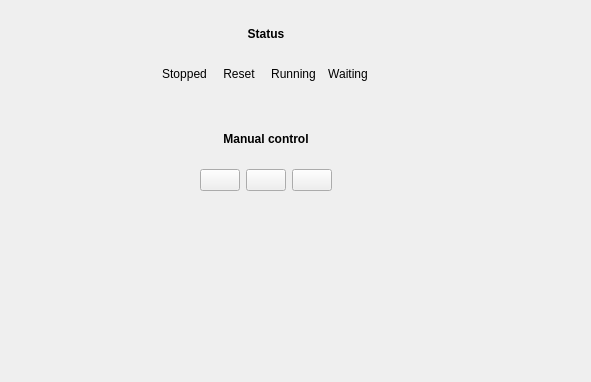
<?xml version="1.0" encoding="UTF-8"?>
<ui version="4.0">
 <class>Form</class>
 <widget class="QWidget" name="Form">
  <property name="geometry">
   <rect>
    <x>0</x>
    <y>0</y>
    <width>591</width>
    <height>382</height>
   </rect>
  </property>
  <property name="windowTitle">
   <string>Form</string>
  </property>
  <layout class="QVBoxLayout" name="verticalLayout_3">
   <item>
    <layout class="QHBoxLayout" name="horizontalLayout_2">
     <item>
      <spacer name="horizontalSpacer">
       <property name="orientation">
        <enum>Qt::Horizontal</enum>
       </property>
       <property name="sizeHint" stdset="0">
        <size>
         <width>40</width>
         <height>20</height>
        </size>
       </property>
      </spacer>
     </item>
     <item>
      <layout class="QVBoxLayout" name="verticalLayout_4">
       <item>
        <widget class="QLabel" name="label_3">
         <property name="text">
          <string>&lt;html&gt;&lt;head/&gt;&lt;body&gt;&lt;p&gt;&lt;span style=&quot; font-weight:600;&quot;&gt;Status&lt;/span&gt;&lt;/p&gt;&lt;/body&gt;&lt;/html&gt;</string>
         </property>
         <property name="alignment">
          <set>Qt::AlignCenter</set>
         </property>
        </widget>
       </item>
       <item>
        <layout class="QGridLayout" name="gridLayout">
         <item row="0" column="0">
          <widget class="QLabel" name="label">
           <property name="text">
            <string>Stopped</string>
           </property>
           <property name="alignment">
            <set>Qt::AlignCenter</set>
           </property>
          </widget>
         </item>
         <item row="0" column="1">
          <widget class="QLabel" name="label_2">
           <property name="text">
            <string>Reset</string>
           </property>
           <property name="alignment">
            <set>Qt::AlignCenter</set>
           </property>
          </widget>
         </item>
         <item row="0" column="2">
          <widget class="QLabel" name="label_4">
           <property name="text">
            <string>Running</string>
           </property>
           <property name="alignment">
            <set>Qt::AlignCenter</set>
           </property>
          </widget>
         </item>
         <item row="1" column="0">
          <widget class="QLabel" name="stopped_label">
           <property name="text">
            <string/>
           </property>
           <property name="alignment">
            <set>Qt::AlignCenter</set>
           </property>
          </widget>
         </item>
         <item row="1" column="1">
          <widget class="QLabel" name="reset_label">
           <property name="text">
            <string/>
           </property>
           <property name="alignment">
            <set>Qt::AlignCenter</set>
           </property>
          </widget>
         </item>
         <item row="1" column="2">
          <widget class="QLabel" name="running_label">
           <property name="text">
            <string/>
           </property>
           <property name="alignment">
            <set>Qt::AlignCenter</set>
           </property>
          </widget>
         </item>
         <item row="1" column="3">
          <widget class="QLabel" name="waiting_label">
           <property name="text">
            <string/>
           </property>
           <property name="alignment">
            <set>Qt::AlignCenter</set>
           </property>
          </widget>
         </item>
         <item row="0" column="3">
          <widget class="QLabel" name="label_5">
           <property name="text">
            <string>Waiting</string>
           </property>
           <property name="alignment">
            <set>Qt::AlignCenter</set>
           </property>
          </widget>
         </item>
        </layout>
       </item>
       <item>
        <widget class="QLabel" name="label_6">
         <property name="text">
          <string>&lt;html&gt;&lt;head/&gt;&lt;body&gt;&lt;p&gt;&lt;span style=&quot; font-weight:600;&quot;&gt;Manual control&lt;/span&gt;&lt;/p&gt;&lt;/body&gt;&lt;/html&gt;</string>
         </property>
         <property name="alignment">
          <set>Qt::AlignCenter</set>
         </property>
        </widget>
       </item>
       <item>
        <layout class="QHBoxLayout" name="horizontalLayout">
         <item>
          <spacer name="horizontalSpacer_4">
           <property name="orientation">
            <enum>Qt::Horizontal</enum>
           </property>
           <property name="sizeHint" stdset="0">
            <size>
             <width>40</width>
             <height>20</height>
            </size>
           </property>
          </spacer>
         </item>
         <item>
          <widget class="QPushButton" name="start_button">
           <property name="text">
            <string/>
           </property>
          </widget>
         </item>
         <item>
          <widget class="QPushButton" name="stop_button">
           <property name="text">
            <string/>
           </property>
          </widget>
         </item>
         <item>
          <widget class="QPushButton" name="reset_button">
           <property name="text">
            <string/>
           </property>
          </widget>
         </item>
         <item>
          <spacer name="horizontalSpacer_5">
           <property name="orientation">
            <enum>Qt::Horizontal</enum>
           </property>
           <property name="sizeHint" stdset="0">
            <size>
             <width>40</width>
             <height>20</height>
            </size>
           </property>
          </spacer>
         </item>
        </layout>
       </item>
      </layout>
     </item>
     <item>
      <spacer name="horizontalSpacer_3">
       <property name="orientation">
        <enum>Qt::Horizontal</enum>
       </property>
       <property name="sizeType">
        <enum>QSizePolicy::Fixed</enum>
       </property>
       <property name="sizeHint" stdset="0">
        <size>
         <width>40</width>
         <height>20</height>
        </size>
       </property>
      </spacer>
     </item>
     <item>
      <layout class="QVBoxLayout" name="verticalLayout">
       <item>
        <spacer name="verticalSpacer_3">
         <property name="orientation">
          <enum>Qt::Vertical</enum>
         </property>
         <property name="sizeHint" stdset="0">
          <size>
           <width>20</width>
           <height>40</height>
          </size>
         </property>
        </spacer>
       </item>
      </layout>
     </item>
     <item>
      <spacer name="horizontalSpacer_2">
       <property name="orientation">
        <enum>Qt::Horizontal</enum>
       </property>
       <property name="sizeHint" stdset="0">
        <size>
         <width>40</width>
         <height>20</height>
        </size>
       </property>
      </spacer>
     </item>
    </layout>
   </item>
   <item>
    <spacer name="verticalSpacer">
     <property name="orientation">
      <enum>Qt::Vertical</enum>
     </property>
     <property name="sizeHint" stdset="0">
      <size>
       <width>20</width>
       <height>176</height>
      </size>
     </property>
    </spacer>
   </item>
  </layout>
 </widget>
 <resources/>
 <connections/>
</ui>
